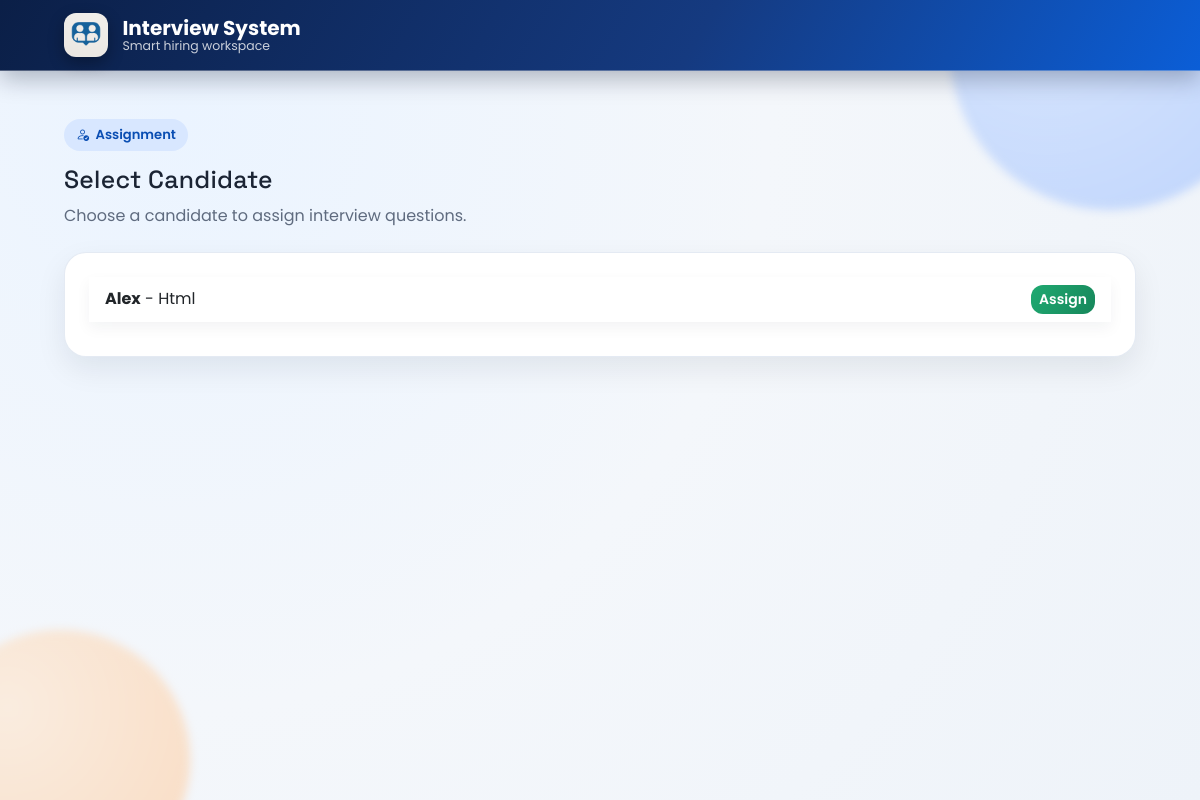
The app's page /assign/select-candidate/, older data.
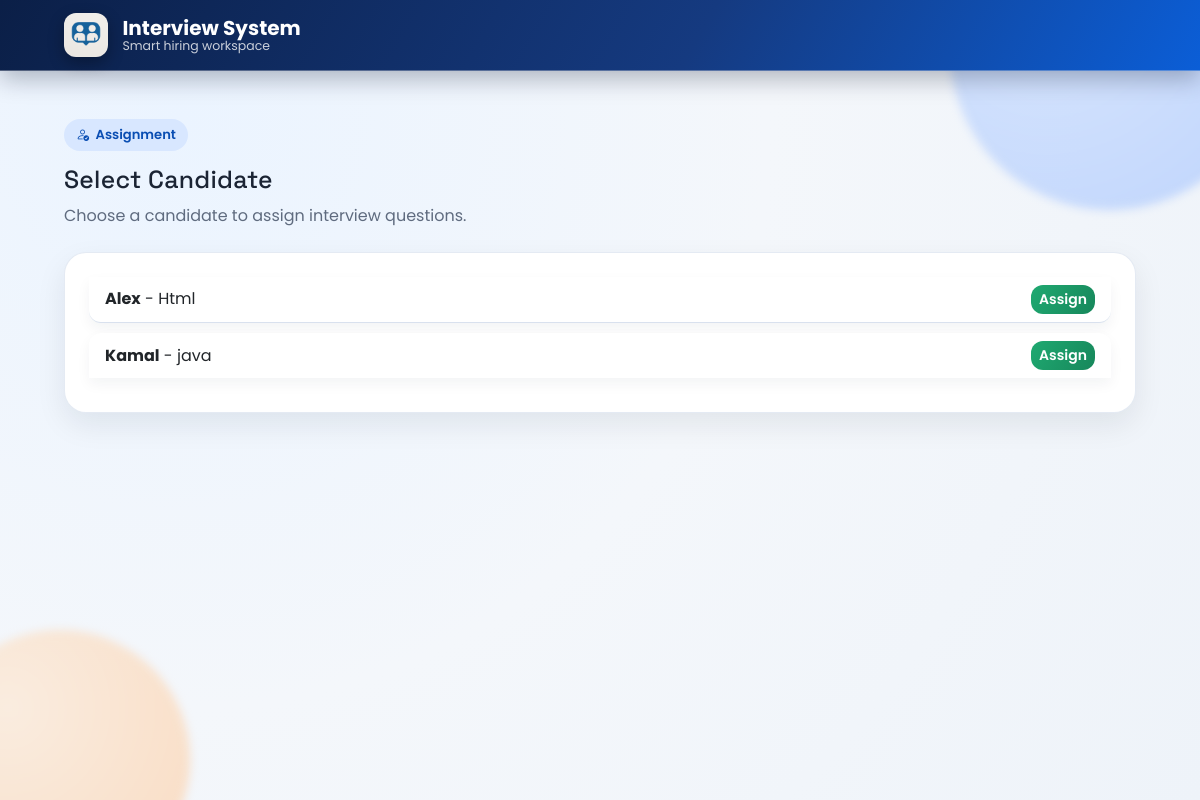
The same page, newer data.
### accounts/models.py (models this page shows, shortened)
class Candidate(models.Model):
    candidate_id = models.AutoField(primary_key=True)
    name = models.CharField(max_length=255)
    registration_date = models.DateTimeField(auto_now_add=True)
    subject = models.CharField(max_length=255)
    verdict = models.CharField(max_length=20 , null=True , blank=True),
    INTERVIEW_TYPE_CHOICES = [
        ("AI" , "AI-Based Interview"),
        ("Manual" , "Manual Interview")
    ]
    interview_type = models.CharField(
        max_length=10,
        choices= INTERVIEW_TYPE_CHOICES,
        default="Manual",
    )
    assigned_questions = models.ManyToManyField(Question, blank=True)
    duration_minutes = models.IntegerField(default=60)

### accounts/views.py (the view)
# urls.py: path("assign/select-candidate/", views.select_candidate_for_assignment, name="select_candidate_for_assignment"),
async def select_candidate_for_assignment(request):
    candidates = await sync_to_async(list)(Candidate.objects.all())
    return render(request, "accounts/assign/select_candidate.html", {"candidates": candidates})

### accounts/templates/accounts/assign/select_candidate.html (shortened to what this page needs)
{% extends "accounts/base.html" %}
{% block content %}
<div class="page-header">
  <span class="page-kicker"><i class="bi bi-person-check"></i> Assignment</span>
  <h2 class="page-title">Select Candidate</h2>
  <p class="page-subtitle">Choose a candidate to assign interview questions.</p>
</div>
<div class="surface-card p-3 p-md-4">
  <ul class="list-group list-group-flush">
    {% for candidate in candidates %}
    <li class="list-group-item d-flex justify-content-between align-items-center">
      <span><strong>{{ candidate.name }}</strong> - {{ candidate.subject }}</span>
      {% if candidate.candidate_id %}
      <a href="{% url 'assign_questions' candidate.candidate_id %}" class="btn btn-success btn-sm">Assign</a>
      {% else %}
      <span class="text-danger fw-semibold">No ID</span>
      {% endif %}
    </li>
    {% empty %}
    <li class="list-group-item">
      <div class="empty-state">No candidates found.</div>
    </li>
    {% endfor %}
  </ul>
</div>
{% endblock %}

Row changes from the older to the newer data that the page shows:
added Candidate: name "Kamal", subject "java", shows "Assign"
